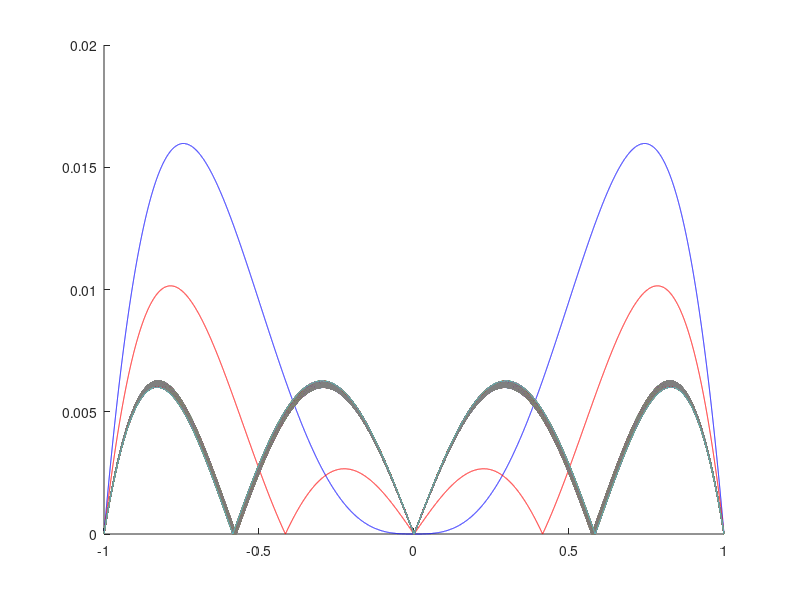
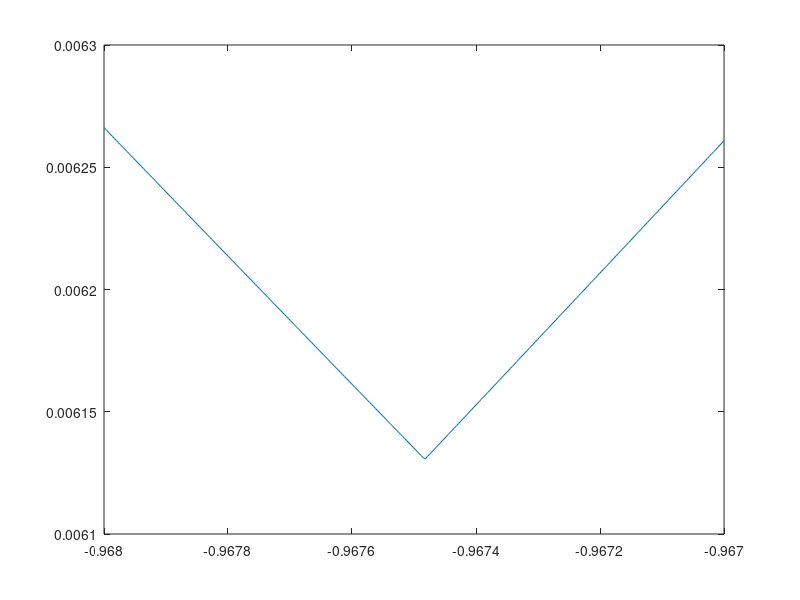

Write the MATLAB code that produced these figures, in order.
% Test ATAN approximations

figure(1000) ; clf ; hold on ;
r=(-1:.0001:1) ;
r=r(2:end) ;
plot(r,abs( (0.2146.*r.^2-1).*r      -atan((1-r)./(1+r))+pi/4),'b')
plot(r,abs( (0.1963.*r.^2-0.9817).*r -atan((1-r)./(1+r))+pi/4),'r')

%find best approx
search=linspace(-0.968,-0.967,300) ;

E=[] ;
for d=search
  A = [ 1 1 1 ; -1 1 -1 ; 1 0 0] ;
  b = [-pi/4;pi/4;d] ; 
  c = inv(A) * b ;
  
  e = pi/4 + c(1)*r + c(2)*r.^2 + c(3)*r.^3 - atan((1-r)./(1+r))  ;
  E = [E max(abs(e))] ;
  hold on ; plot(r,abs(e)) ;
end

figure(1001) ; clf ;
plot(search,E) ;

[dr,i]=min(E) ;
b=[-pi/4;pi/4;search(i)] ;
c=inv(A)*b